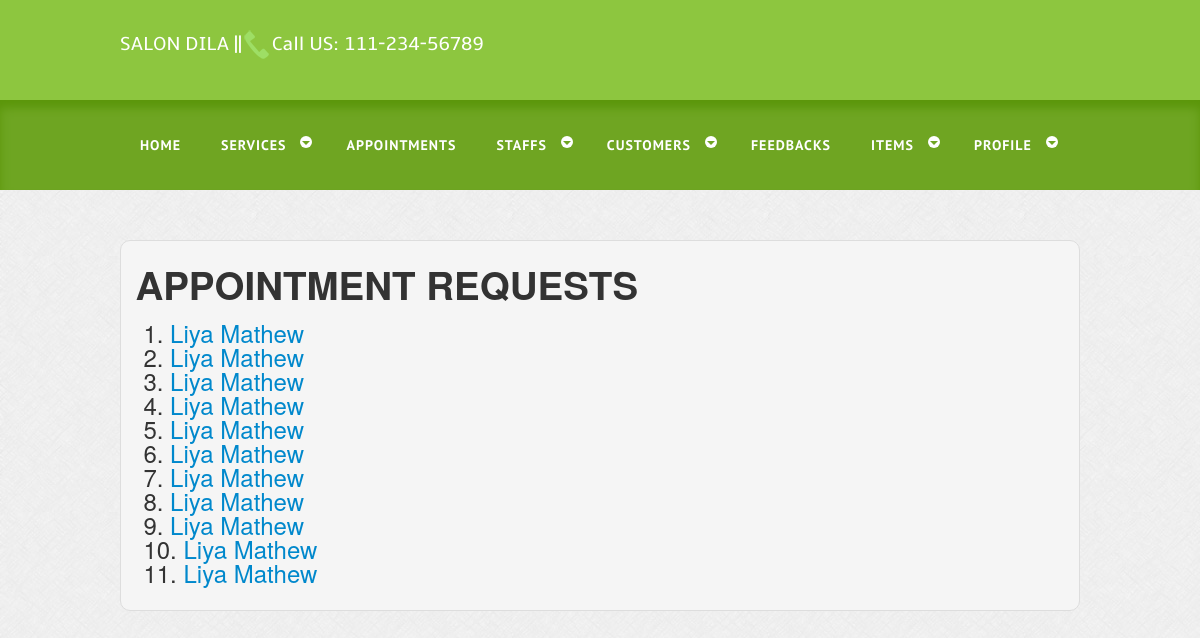
Page /admin_app_view.php (signed in) on the committed database.
### tables this page shows
CREATE TABLE `tbl_appointment` (
  `App_id` int(2) NOT NULL,
  `Reg_no` int(2) NOT NULL,
  `ser_cat_id` varchar(20) NOT NULL,
  `Cat_id` int(2) NOT NULL,
  `Date` date NOT NULL,
  `Time` time NOT NULL,
  `Staff_id` int(2) NOT NULL,
  `Status` int(5) NOT NULL
);

CREATE TABLE `tbl_registration` (
  `Reg_id` int(2) NOT NULL,
  `F_name` varchar(50) NOT NULL,
  `L_name` varchar(50) NOT NULL,
  `Gender` varchar(10) NOT NULL,
  `House_name` varchar(70) NOT NULL,
  `City` varchar(20) NOT NULL,
  `Dis_id` int(15) NOT NULL,
  `Mobile` varchar(15) NOT NULL,
  `Email` varchar(30) NOT NULL,
  `Image` varchar(50) NOT NULL,
  `Status` int(2) NOT NULL
);

### admin_app_view.php (the view, shortened to what this page needs)
<?php
include 'admin_header.php';
include 'dbconnect.php';
?>
<h1>APPOINTMENT REQUESTS</h1>
<table>
          <td><font size=5>
		  <?php
		  $res=mysqli_query($con,"SELECT * FROM `tbl_appointment` where `Status`='1'");
		  $i=1;
		  while($row=mysqli_fetch_array($res))
		  {
	  $kid=$row['Reg_no'];
	  $res1=mysqli_query($con,"SELECT * FROM `tbl_registration` where `Reg_id`='$kid'");
		  $row1=mysqli_fetch_array($res1);
	  echo $i. ". ";
		  ?>
		 <a href= "admin_app_aprove.php?uid=<?php echo $row['Reg_no'];?>"<?php echo $row['Reg_no'];?>>	  <?php echo $row1['F_name']; ?> <?php echo $row1['L_name']; ?></a><br>
		  <?php
		  $i++;
		  }
		  ?></a>
		  </td>
          </tr></table>

### css/style.css (style rules this page uses)
html,body,div,span,applet,object,iframe,h1,h2,h3,h4,h5,h6,p,blockquote,pre,a,abbr,acronym,address,big,cite,code,del,dfn,em,img,ins,kbd,q,s,samp,small,strike,strong,sub,sup,tt,var,b,u,i,dl,dt,dd,ol,nav ul,nav li,fieldset,form,label,legend,table,caption,tbody,tfoot,thead,tr,th,td,article,aside,canvas,details,embed,figure,figcaption,footer,header,hgroup,menu,nav,output,ruby,section,summary,time,mark,audio,video { margin:0;padding:0;border:0;font-size:100%;font:inherit;vertical-align:baseline; }
table { border-collapse:collapse;border-spacing:0; }
a { text-decoration:none; }
body { font-family: Arial, Helvetica, sans-serif; background:url(../images/body_bg.jpg); }

### admin_app_view.php (style rules this page uses)
table { border-collapse: collapse; width: 100%; }
th, td { text-align: left; padding: 8px; }

### rows in the picture
tbl_appointment: tbl_registration.F_name "Liya", tbl_registration.L_name "Mathew"
tbl_appointment: tbl_registration.F_name "Liya", tbl_registration.L_name "Mathew"
tbl_appointment: tbl_registration.F_name "Liya", tbl_registration.L_name "Mathew"
tbl_appointment: tbl_registration.F_name "Liya", tbl_registration.L_name "Mathew"
tbl_appointment: tbl_registration.F_name "Liya", tbl_registration.L_name "Mathew"
tbl_appointment: tbl_registration.F_name "Liya", tbl_registration.L_name "Mathew"
tbl_appointment: tbl_registration.F_name "Liya", tbl_registration.L_name "Mathew"
tbl_appointment: tbl_registration.F_name "Liya", tbl_registration.L_name "Mathew"
tbl_appointment: tbl_registration.F_name "Liya", tbl_registration.L_name "Mathew"
tbl_appointment: tbl_registration.F_name "Liya", tbl_registration.L_name "Mathew"
tbl_appointment: tbl_registration.F_name "Liya", tbl_registration.L_name "Mathew"
